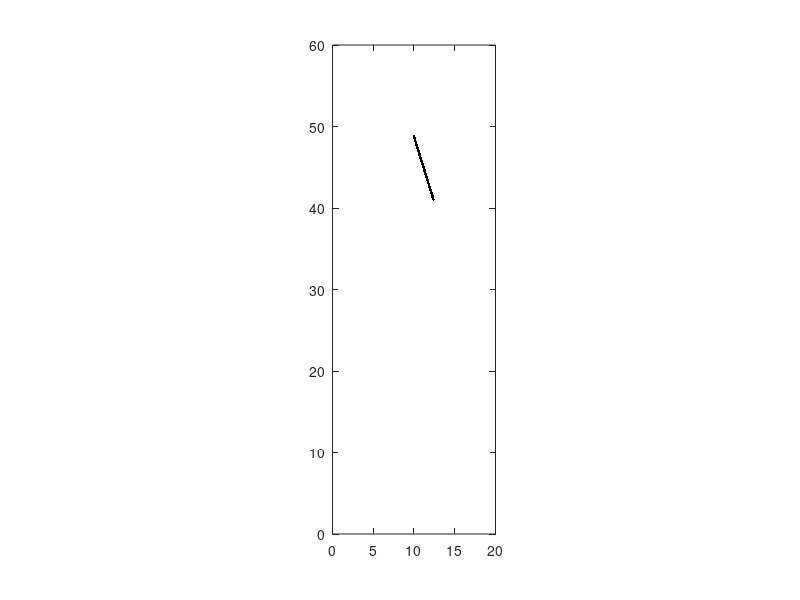

The MATLAB source for this figure: (Note: this script raises an error after producing the figure.)
%% Immersed Boundary Method, 2D
% Flexible ribbon filament;

%% Initialize Parameter
clear
global Lx Ly Nx Ny Ks Kb Kt rho M mu g dt;
global h ipx ipy imx imy Nb ds kp km;
global a;
movie_or_not = 0; % whether export movie; 1->yes; 0->no.

% Global parameters
Lx = 20; % x size
Ly = 60; % y size
Nx = 128; % x mesh size
Ny = Nx/Lx*Ly; % y mesh size
Ks = 1e4; % stretch coefficient
Kb = 0; % bending rigidity
Kt = 1e4; % target point pull back force constant
rho = 1.0; % fluid density
M = 1.1; % filament density
mu = 1e-2; % fluid viscosity
g = 0; % gravity
tmax = 5; % time range
dt = 1e-6; % discretize time
clockmax = ceil(tmax/dt);

% Mesh
h = Lx/Nx; % grid size
ipx = [(2:Nx),1];
ipy = [(2:Ny),1];
imx = [Nx,(1:(Nx-1))];
imy = [Ny,(1:(Ny-1))];

% parameters specific for this code: filament.
L = 8; % length of the filament
Nb = ceil(L/(h/2))+1; 
ds = h/2;
kp = [(2:Nb),1];
km = [Nb,(1:(Nb-1))];
ZX = Lx/2; % fixed point; first point of the filament
ZY = 13*Ly/16; % Y
alpha = -pi/2+0.3; % initial tilted angle; -pi/2 -> vertical down

% parameters specific for flow field.
u0 = -100.0; % initial uniform flow field velocity
dvorticity = 3; % delta vorticity, used to plot vorticity field
values= (-50*dvorticity):dvorticity:(50*dvorticity);

if movie_or_not == 1
    video = VideoWriter('targeted_filament2.mp4','MPEG-4');
    video.FrameRate = 30;
    open(video);
end

%% Initialize Boundary and Flow Field
% generate a filament
X = zeros(Nb,2); % Boundary points
X(:,1) = ZX + ds*(0:(Nb-1))*cos(alpha);
X(:,2) = ZY + ds*(0:(Nb-1))*sin(alpha);
Y = X; % Massive boundary
Z = [ZX ZY]; % Fix the first point;
V = zeros(Nb,2);
% Coordinates, [0 h 2h ... L-h]
% Matrix index, (1 2 ... N)

% velocity of fluid flow
u=zeros(Nx,Ny,2);
[y,x] = meshgrid(0:h:Ly-h,0:h:Lx-h);
% u(:,:,2) = sin(2*pi*x/(Ly));
u(:,:,2) = u0;

% vorticity: v_x - u_y; contour plot vorticity.
vorticity=(u(ipx,:,2)-u(imx,:,2)-u(:,ipy,1)+u(:,imy,1))/(2*h);
% dvorticity=(max(max(vorticity))-min(min(vorticity)))/5;
% values= (-10*dvorticity):dvorticity:(10*dvorticity);
% valminmax=[min(values),max(values)];

figure('Position', [1 1 round(10*Lx) round(10*Ly)])
% set(gcf,'double','on');
% contour(x,y,vorticity,values);
contour(x,y,vorticity)
hold on
plot(X(:,1),X(:,2),'k.');
axis([0,Lx,0,Ly]);
% caxis(valminmax);
axis equal
axis manual
drawnow;
if movie_or_not == 1
    writeVideo(video,getframe(gcf));
end
hold off

%% 4D matrix, fluid solver
a = zeros(Nx,Ny,2,2); a(:,:,1,1) = ones(Nx,Ny); a(:,:,2,2) = ones(Nx,Ny);
for m1=0:(Nx-1)
  for m2=0:(Ny-1)
    if~(((m1==0)||(m1==Nx/2))&&((m2==0)||(m2==Ny/2)))
      t=[2*pi/Nx;2*pi/Ny].*[m1;m2];
      s=sin(t);
      ss=(s*s')/(s'*s);
%     a(m1+1,m2+1,:,:)=a(m1+1,m2+1,:,:)-(s*s')/(s'*s);
      a(m1+1,m2+1,1,1)=a(m1+1,m2+1,1,1)-ss(1,1);
      a(m1+1,m2+1,1,2)=a(m1+1,m2+1,1,2)-ss(1,2);
      a(m1+1,m2+1,2,1)=a(m1+1,m2+1,2,1)-ss(2,1);
      a(m1+1,m2+1,2,2)=a(m1+1,m2+1,2,2)-ss(2,2);
    end
  end
end
for m1=0:(Nx-1)
  for m2=0:(Ny-1)
    t=[pi/Nx;pi/Ny].*[m1;m2];
    s=sin(t);
    a(m1+1,m2+1,:,:)=a(m1+1,m2+1,:,:)...
                    /(1+(dt/2)*(mu/rho)*(4/(h*h))*(s'*s));
  end
end

%% Calculation
for clock=1:clockmax
  u(:,end-1:end,1) = 0;
  u(:,end-1:end,2) = u0;
  XX = X + (dt/2)*interp(u,X);
  YY = Y + (dt/2)*V;
  FF = ForceFilament(XX,YY);
  ff = spread_Filament(FF,XX);
  [u,uu] = fluid(u,ff);
  FF = Kt*(YY-XX);
  FF(1,:) = FF(1,:) + Kt*(YY(1,:)-Z);
  VV = V + (-FF)*(dt/2)/M;
  X = X + dt*interp(uu,XX);
  Y = Y + dt*VV;
  V = V + (-FF)*dt/M;
  
  % Animation
  if mod(clock,1000)==0
      vorticity=(u(ipx,:,2)-u(imx,:,2)-u(:,ipy,1)+u(:,imy,1))/(2*h);
      disp(max(max(vorticity))-min(min(vorticity)));
      contour(x,y,vorticity,values)
      colormap cool
      hold on
      plot(mod(X(:,1),Lx),mod(X(:,2),Ly),'k.')
      axis([0,Lx,0,Ly])
%       caxis(valminmax)
      axis equal
%       axis manual
      title(['time = ',num2str(clock*dt)])
      drawnow
      hold off
      if movie_or_not == 1
        writeVideo(video,getframe(gcf));
      end
      disp(clock*dt);
  end
end
%%
if movie_or_not == 1
    close(video);
end
